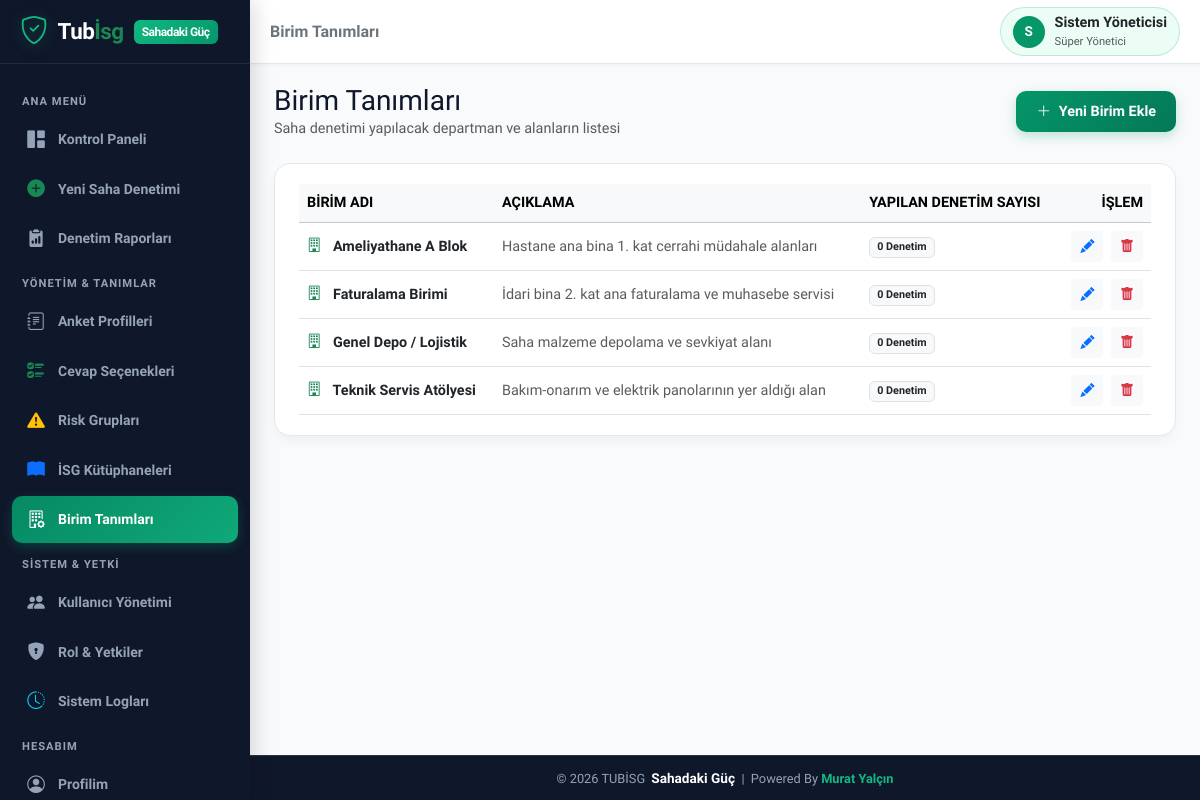
The app's page /units.php (signed in), older data.
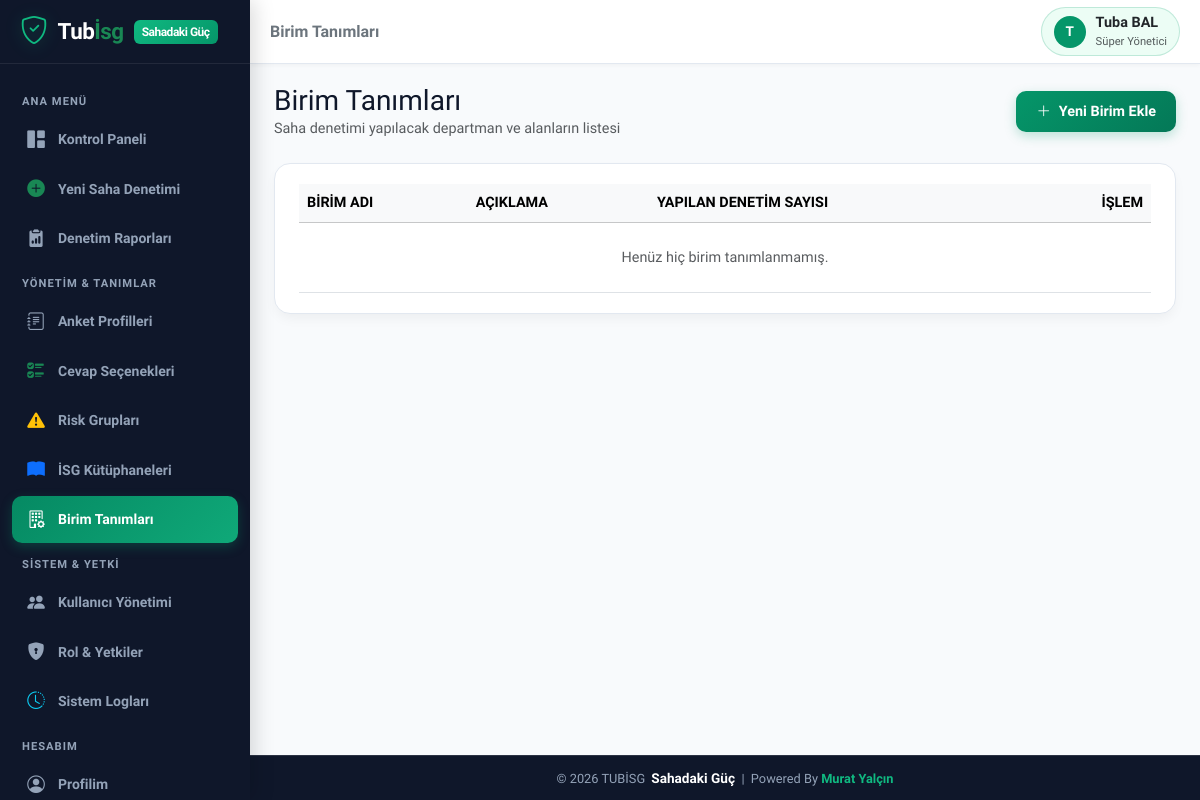
The same page, newer data.
### tables this page shows
CREATE TABLE IF NOT EXISTS `users` (
  `id` INT AUTO_INCREMENT PRIMARY KEY,
  `username` VARCHAR(50) NOT NULL UNIQUE,
  `password` VARCHAR(255) NOT NULL,
  `name_surname` VARCHAR(100) NOT NULL,
  `email` VARCHAR(100) NULL,
  `role_id` INT NOT NULL,
  `is_active` TINYINT(1) DEFAULT 1,
  `created_at` DATETIME DEFAULT CURRENT_TIMESTAMP,
  FOREIGN KEY (`role_id`) REFERENCES `roles`(`id`) ON DELETE CASCADE
);

CREATE TABLE IF NOT EXISTS `units` (
  `id` INT AUTO_INCREMENT PRIMARY KEY,
  `unit_name` VARCHAR(100) NOT NULL,
  `description` TEXT NULL,
  `created_at` DATETIME DEFAULT CURRENT_TIMESTAMP
);

CREATE TABLE IF NOT EXISTS `roles` (
  `id` INT AUTO_INCREMENT PRIMARY KEY,
  `role_name` VARCHAR(50) NOT NULL,
  `description` VARCHAR(255) NULL,
  `permissions` TEXT NOT NULL,
  `created_at` DATETIME DEFAULT CURRENT_TIMESTAMP
);

### includes/auth.php (called while the page is built, shortened)
<?php
function is_logged_in() {
    return isset($_SESSION['user_id']) && !empty($_SESSION['user_id']);
}
function get_current_user_data() {
    static $currentUserData = null;
    if ($currentUserData !== null) return $currentUserData;
    $db = getDB();
    $stmt = $db->prepare("
        SELECT u.*, r.role_name, r.permissions
        FROM users u
        JOIN roles r ON u.role_id = r.id
        WHERE u.id = ? AND u.is_active = 1
    ");
    $stmt->execute([$_SESSION['user_id']]);
    $user = $stmt->fetch();
    $currentUserData = $user;
    return $user;
}
function has_permission($permission_key) {
    $user = get_current_user_data();
    if ((int)$user['role_id'] === 1) {
        return true;
    }
    $permissions = json_decode($user['permissions'], true);
    return isset($permissions[$permission_key]) && $permissions[$permission_key] === true;
}
function require_permission($permission_key) {
    if (!has_permission($permission_key)) {
        echo '<div style="font-family:sans-serif; padding:30px; text-align:center; background:#fff0f0; border-radius:12px; margin:50px auto; max-width:500px; color:#9b2c2c;">'
            . '<h2>🚫 Erişim Engellendi</h2>'
            . '<p>Bu işlemi yapmak için gerekli yetkiniz bulunmamaktadır.</p>'
            . '<a href="index.php" style="display:inline-block; padding:10px 20px; background:#e53e3e; color:#fff; text-decoration:none; border-radius:8px; margin-top:15px;">Ana Sayfaya Dön</a>'
            . '</div>';
        exit;
    }
}

### units.php (the view, shortened to what the changed rows need)
<?php
require_once __DIR__ . '/includes/auth.php';
require_permission('units_manage');
$db = getDB();
$units = $db->query("SELECT u.*, COUNT(a.id) as audit_count FROM units u LEFT JOIN audits a ON u.id = a.unit_id GROUP BY u.id ORDER BY u.unit_name ASC")->fetchAll();
include __DIR__ . '/includes/header.php';
?>
<div class="custom-card">
  <div class="table-responsive">
    <table class="table table-hover align-middle m-0">
      <thead class="table-light fs-8 text-uppercase text-muted">
        <tr>
          <th>Birim Adı</th>
          <th>Açıklama</th>
          <th>Yapılan Denetim Sayısı</th>
          <th class="text-end">İşlem</th>
        </tr>
      </thead>
      <tbody>
        <?php if (empty($units)): ?>
          <tr>
            <td colspan="4" class="text-center py-4 text-muted">Henüz hiç birim tanımlanmamış.</td>
          </tr>
        <?php else: ?>
          <?php foreach ($units as $u): ?>
            <tr>
              <td class="fw-bold text-dark">
                <i class="bi bi-building text-success me-2"></i> <?php echo htmlspecialchars($u['unit_name']); ?>
              </td>
              <td class="text-muted fs-7"><?php echo htmlspecialchars($u['description'] ?? '-'); ?></td>
              <td>
                <span class="badge bg-light text-dark border font-weight-bold">
                  <?php echo $u['audit_count']; ?> Denetim
                </span>
              </td>
              <td class="text-end">
                <button class="btn btn-sm btn-light text-primary me-1" data-bs-toggle="modal" data-bs-target="#editUnitModal<?php echo $u['id']; ?>" title="Düzenle">
                  <i class="bi bi-pencil-fill"></i>
                </button>
                <form method="POST" action="units.php" class="d-inline confirm-delete-form" data-confirm-title="Birimi Sil" data-confirm-text="Bu birimi (<?php echo htmlspecialchars($u['unit_name']); ?>) ve bağlı tüm denetim verilerini silmek istediğinize emin misiniz?">
                  <button type="submit" class="btn btn-sm btn-light text-danger" title="Sil">
                    <i class="bi bi-trash-fill"></i>
                  </button>
                </form>
              </td>
            </tr>
          <?php endforeach; ?>
        <?php endif; ?>
      </tbody>
    </table>
  </div>
</div>
<?php include __DIR__ . '/includes/footer.php'; ?>

### includes/header.php (shortened to what the changed rows need)
<?php
require_once __DIR__ . '/auth.php';
$user = get_current_user_data();
?>
<!DOCTYPE html>
<html lang="tr">
<head>
  <link href="https://cdn.jsdelivr.net/npm/bootstrap@5.3.2/dist/css/bootstrap.min.css" rel="stylesheet">
  <link href="https://cdn.jsdelivr.net/npm/bootstrap-icons@1.11.2/font/bootstrap-icons.min.css" rel="stylesheet">
  <link href="assets/css/style.css" rel="stylesheet">
</head>
<body class="<?php echo is_logged_in() ? 'logged-in-mobile' : ''; ?>">
<div class="app-wrapper">
  <main class="main-content">
    <header class="top-navbar">
      <div class="d-flex align-items-center gap-3">
        <?php if ($user): ?>
        <a href="profile.php" class="user-profile-badge text-decoration-none" title="Profil Ayarları">
          <div class="avatar-circle">
            <?php echo mb_substr($user['name_surname'], 0, 1, 'UTF-8'); ?>
          </div>
          <div class="d-none d-md-block text-start">
            <div class="fw-bold fs-7 leading-tight text-dark"><?php echo htmlspecialchars($user['name_surname']); ?></div>
            <div class="text-muted fs-8" style="font-size:0.7rem;"><?php echo htmlspecialchars($user['role_name']); ?></div>
          </div>
        </a>
        <?php endif; ?>
      </div>
    </header>
    <div class="page-container">

Row changes from the older to the newer data that the page shows:
removed units: unit_name "Ameliyathane A Blok", description "Hastane ana bina 1. kat cerrahi müdahale alanları", audit_count "0"
removed units: unit_name "Faturalama Birimi", description "İdari bina 2. kat ana faturalama ve muhasebe servisi", audit_count "0"
removed units: unit_name "Genel Depo / Lojistik", description "Saha malzeme depolama ve sevkiyat alanı", audit_count "0"
removed units: unit_name "Teknik Servis Atölyesi", description "Bakım-onarım ve elektrik panolarının yer aldığı alan", audit_count "0"
changed users "Süper Yönetici": name_surname "S" → "T"; name_surname "Sistem Yöneticisi" → "Tuba BAL"
Text that changed along with them:
text now shown: "Henüz hiç birim tanımlanmamış."
